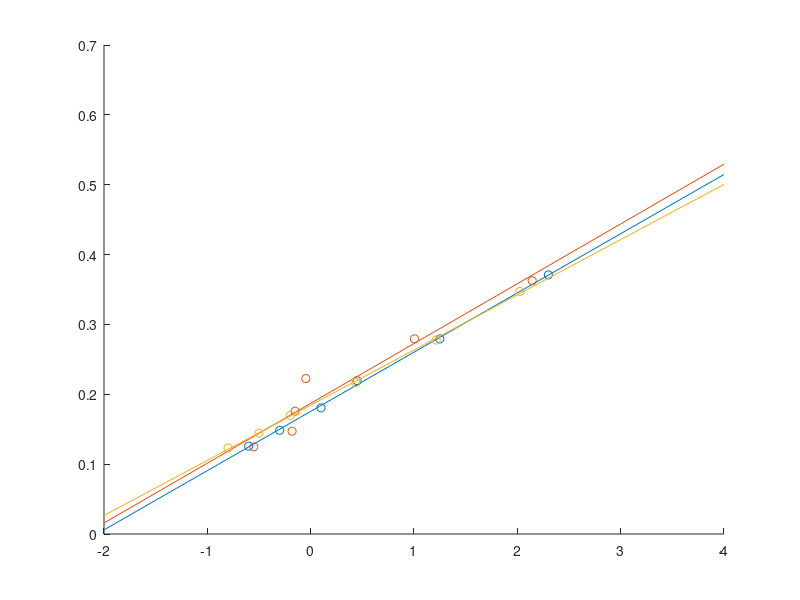

Write the MATLAB code that produced this figure.
clc
clear

%%Zero xcg AOA vs CL
%%clean
rho=1.225;
IAS = [239.2,220.1,199.5,180.9,160.3,139]*0.5144;
MassOfFuel=(3100+503+[980,976,971.8,968.6,965,959.4]).*0.453592;
WeightOfFuel = MassOfFuel.*9.81;
CL = WeightOfFuel./(0.5.*rho.*IAS.^2.*17.48);
AoA=[-0.6,-0.3,0.1,0.45,1.25,2.3];

p1=polyfit(AoA,CL,1);
scatter(AoA,CL);
range = [-2:0.1:4];
hold on
plot(range,p1(1).*range + p1(2));
hold on 
%%
%for cg plus 5
%clean
clear 
clc

IAS = [240,221,202,179.5,160.1,140.5].*0.5144;
rho = 1.225;
MassOfFuel=(3100+503+[971.6,969.3,965.1,961.4,956.1,953.9]).*0.453592;
WeightOfFuel = MassOfFuel.*9.81;
CL = WeightOfFuel./(0.5.*rho.*IAS.^2.*17.48);
AoA=[-0.55,-0.18,-0.15,-0.047,1.004,2.144];

p1=polyfit(AoA,CL,1);
scatter(AoA,CL);
range = [-2:0.1:4];
hold on
plot(range,p1(1).*range + p1(2));
hold on 
%%
%%xcg + 5AOA vs CL
%clean
rho=1.225;
IAS = [240,221.25,203.8,180,158.9,142]*0.5144;
MassOfFuel=(3100+503+[910.75,897,884.1,869.6,861.6,854]).*0.453592;
WeightOfFuel = MassOfFuel.*9.81;
CL = WeightOfFuel./(0.5.*rho.*IAS.^2.*17.48);
AoA=[-0.8,-0.5,-0.197,0.4365,1.214,2.026];

p1=polyfit(AoA,CL,1);
scatter(AoA,CL);
range = [-2:0.1:4];
hold on
plot(range,p1(1).*range + p1(2));